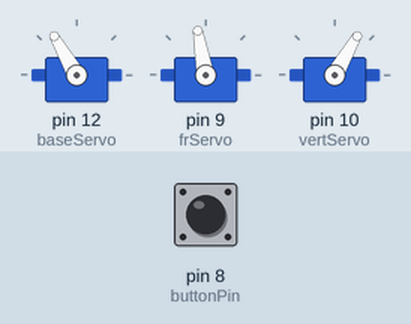
This sketch was run on a simulated Arduino Uno, built with avr-gcc and run on an emulated ATmega328P. Parts: 3 × servo. Inputs (shaded band) come from the test bench; at power-on: pin 8 (buttonPin) HIGH.

Above: at 1.2 s.
1.3 s: pin 8 (buttonPin) pulled LOW for 0.15 s
At 1.37 s:
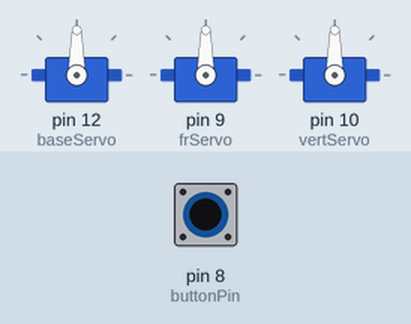
2.9 s: pin 8 (buttonPin) pulled LOW for 3.2 s
At 6.6 s:
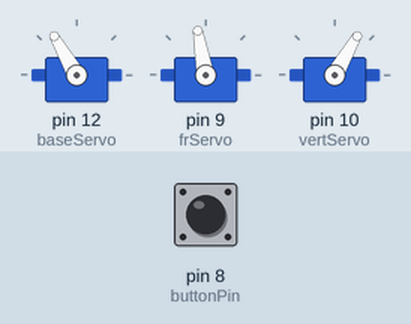
Timing chart, 0 to 8.1 s (numbered marks = the images above; inputs shaded):
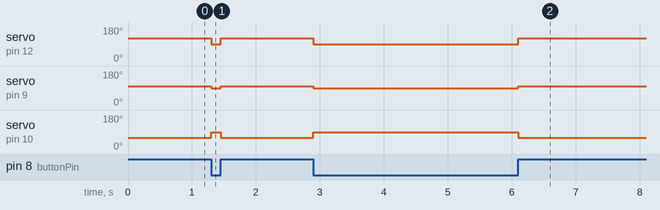

Measured:
- after the input at 1.3 s, servo on pin 12 (baseServo): 120° → 90° at once, → 120° 0.15 s later; servo on pin 9 (frServo): 100° → 90° at once, → 100° 0.15 s later; servo on pin 10 (vertServo): 60° → 90° at once, → 60° 0.15 s later
- after the input at 2.9 s, servo on pin 12 (baseServo): 120° → 90° at once, → 120° 3.2 s later; servo on pin 9 (frServo): 100° → 90° at once, → 100° 3.2 s later; servo on pin 10 (vertServo): 60° → 90° at once, → 60° 3.2 s later

The sketch:

ButtonTest.ino
```cpp
#include <Servo.h>
const int buttonPin = 8;
Servo baseServo,vertServo,frServo;

void setup() {
  // put your setup code here, to run once:
pinMode(buttonPin, INPUT_PULLUP);
digitalWrite(buttonPin, HIGH);
Serial.begin(38400);
baseServo.attach(12);
frServo.attach(9);
vertServo.attach(10);
TIMSK0 = 0;
}

void loop() {
  int buttonState = digitalRead(buttonPin);
  // put your main code here, to run repeatedly:
  if(buttonState == LOW){
    baseServo.write(90);
    vertServo.write(90);
    frServo.write(90);
  }else{
    baseServo.write(120);
    vertServo.write(60);
    frServo.write(100);
  }
}
```
